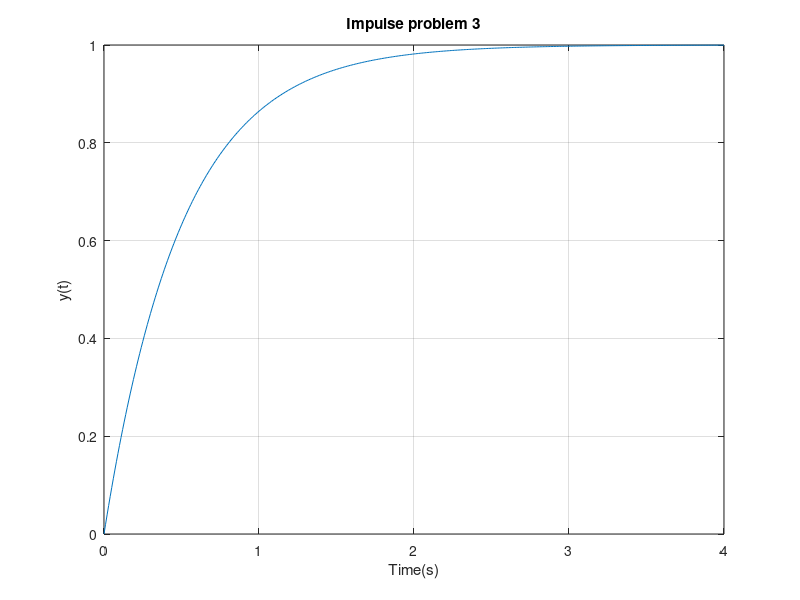
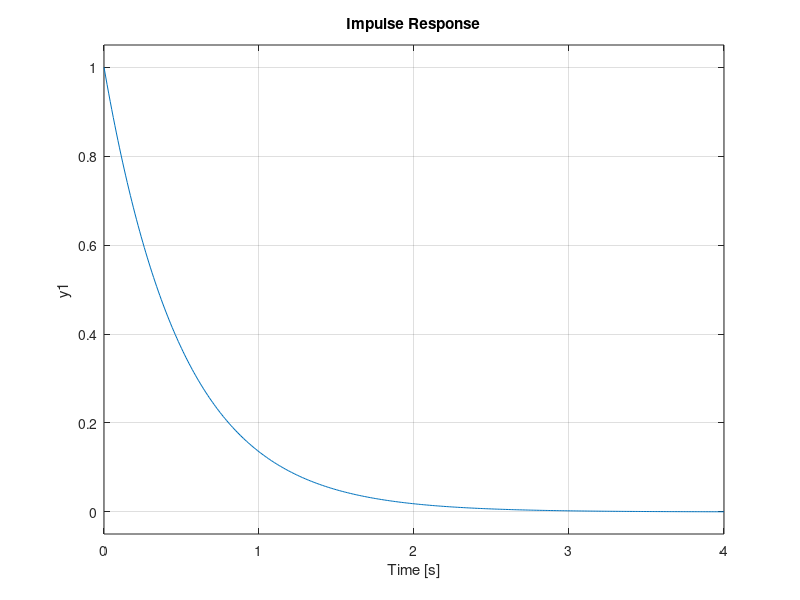
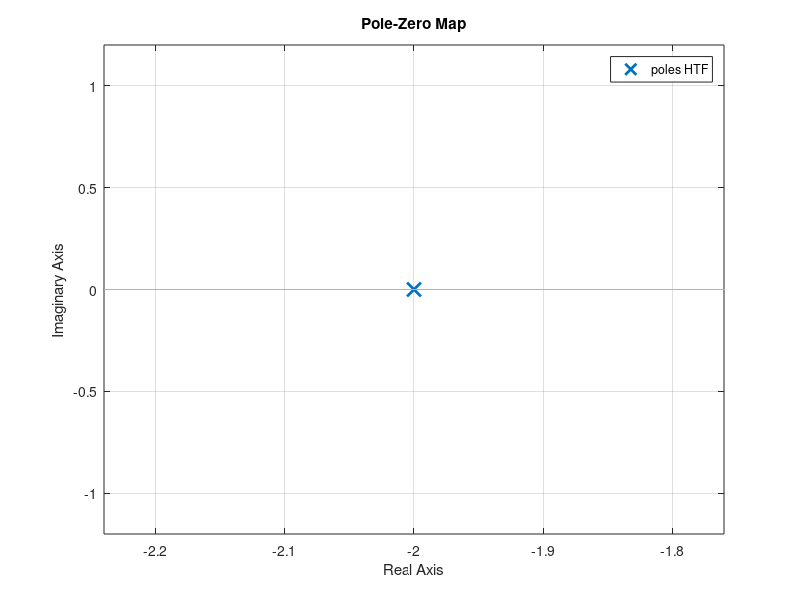

MATLAB code for these plots, in order:
% Section 5 problem 3 
HTF = tf(1,[1 2])
t = (0:0.01:4);
[y_unit,tout] = step(HTF,t);
y=2*y_unit;
figure;
plot(tout,y);
grid on;
hold on;
title('Impulse problem 3');
xlabel('Time(s)');
ylabel('y(t)');
[~,k] = min(abs(tout-1));
y_at_1 = y(k)
figure;
impulse(HTF,t);
grid on;
poles = pole(HTF)
figure;
pzmap(HTF);
grid on;
